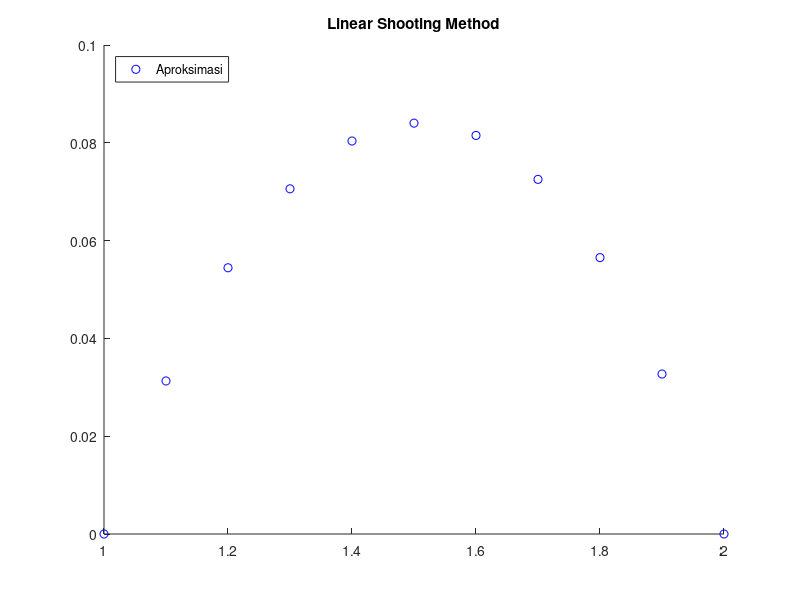

Write the MATLAB code that produced this figure.
clc;
clear all;
close all;
format long; %membuat 10 angka di belakang koma

function [xi, w1i, w2i] = linshoot(p, q, r, a, b, n, alpha, beta)
  %Inisialisasi
  h = (b-a)/n; %stepsize
  u = [alpha ; 0]; %nilai u(1,0) dan u(2,0)
  v = [0 ; 1];  %nilai v(1,0) dan v(2,0)
  xi = w1i = w2i = [];

  %Metode Runge-Kutta
  for i = 1:n
    x = a + (i-1)*h;

    k11 = h*u(2, i);
    k12 = h*(p(x)*u(2,i) + q(x)*u(1,i) + r(x));

    k21 = h*(u(2,i) + (k12/2));
    k22 = h*(p(x+(h/2))*(u(2,i)+(k12/2)) + q(x+(h/2))*(u(1,i)+(k11/2)) + r(x+(h/2)));

    k31 = h*(u(2,i) + (k22/2));
    k32 = h*(p(x+(h/2))*(u(2,i)+(k22/2)) + q(x+(h/2))*(u(1,i)+(k21/2)) + r(x+(h/2)));

    k41 = h*(u(2,i) + k32);
    k42 = h*(p(x+h)*(u(2,i)+k32) + q(x+h)*(u(1,i)+k31) + r(x+h));

    u(1, i+1) = u(1,i) + ((k11 + 2*k21 + 2*k31 + k41)/6);
    u(2, i+1) = u(2,i) + ((k12 + 2*k22 + 2*k32 + k42)/6);

    kp11 = h*v(2,i);
    kp12 = h*(p(x)*v(2,i) + q(x)*v(1,i));

    kp21 = h*(v(2,i) + (kp12/2));
    kp22 = h*(p(x+(h/2))*(v(2,i)+(kp12/2)) + q(x+(h/2))*(v(1,i)+(kp11/2)));

    kp31 = h*(v(2,i) + (kp22/2));
    kp32 = h*(p(x+(h/2))*(v(2,i)+(kp22/2)) + q(x+(h/2))*(v(1,i)+(kp21/2)));

    kp41 = h*(v(2,i) + kp32);
    kp42 = h*(p(x+h)*(v(2,i)+kp32) + q(x+h)*(v(1,i)+kp31));

    v(1, i+1) = v(1,i) + (kp11 + 2*kp21 + 2*kp31 + kp41)/6;
    v(2, i+1) = v(2,i) + (kp12 + 2*kp22 + 2*kp32 + kp42)/6;
  endfor

  w = [alpha; ((beta-u(1,(n+1)))/v(1,(n+1)))];
  xi(1) = a;
  w1i(1) = w(1,1);
  w2i(1) = w(2,1);

  %Solusi aproksimasi
  for i = 2:n+1
    W1 = u(1,i) + w(2,1)*v(1,i);
    W2 = u(2,i) + w(2,1)*v(2,i);
    x = a + (i-1)*h;
    xi(i) = x;
    w1i(i) = W1;
    w2i(i) = W2;
  endfor
endfunction

p = @(x) (x-1); %fungsi y'
q = @(x) (3*x^(-2)); %fungsi y
r = @(x) (x^(-1)*log(x)-1); %fungsi konstanta
a = 1; %batas kiri
b = 2; %batas kanan
alpha = 0; %nilai awal y(a)
beta = 0; %nilai batas y(b)
n = 10; %banyaknya meshpoint

[xi, w1i, w2i] = linshoot(p, q, r, a, b, n, alpha, beta);

[xi', w1i'] %print tabel nilai x dan solusinya

%visualisasi solusi aproksimasi
 hold on; %menampilkan beberapa plot dalam 1 gambar
 scatter(xi, w1i, 'b'); %scatter plot aproksimasi solusi
 legend('Aproksimasi'); %menambahkan legenda plot
 legend("location", "northwest");
 title('Linear Shooting Method'); %judul plot
